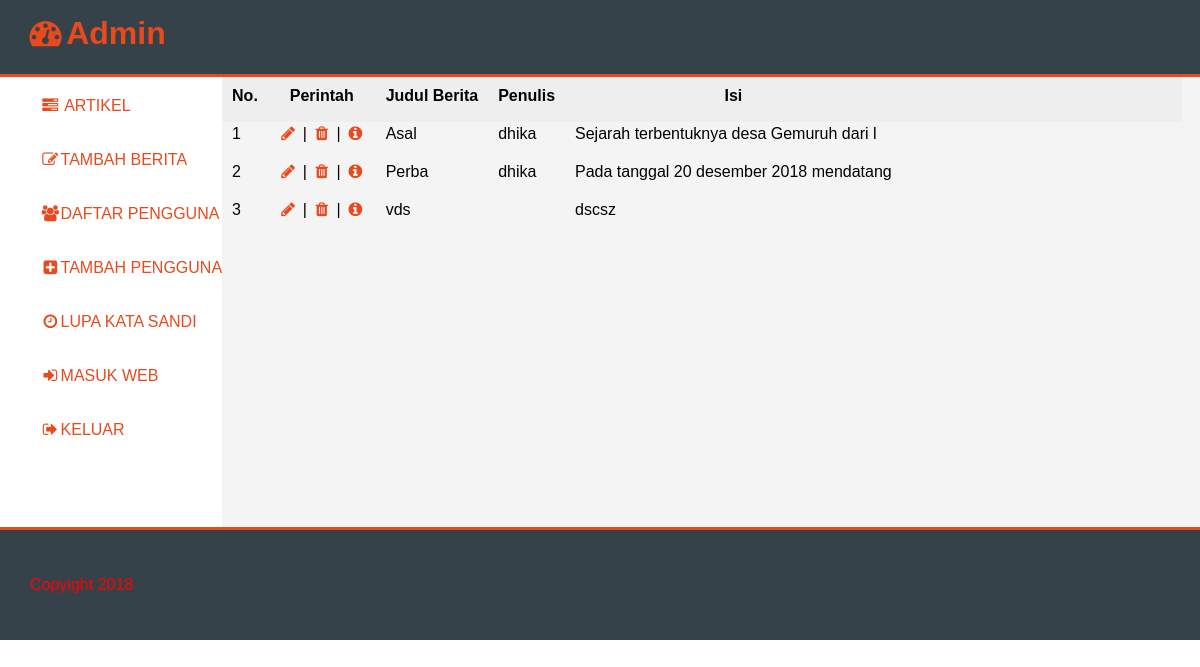
Page /dashboard.php on the committed database.
### tables this page shows
CREATE TABLE `artikel` (
  `Judul` varchar(50) NOT NULL,
  `Penulis` varchar(20) NOT NULL,
  `Isi` text NOT NULL,
  `ID` int(11) NOT NULL
);

### proses_berita.php (called while the page is built, shortened)
<?php
$conn = mysqli_connect("localhost", "root", "", "webdesa");
function query($query) {
  global $conn;
  $result = mysqli_query($conn, $query);
  $rows = [];
  while($row = mysqli_fetch_assoc($result)){
    $rows[] = $row;
  }
  return $rows;
}
 ?>

### dashboard.php (the view, shortened to what this page needs)
<?php
require 'proses_berita.php';
$artikel = query("SELECT * FROM artikel");
?>
<!DOCTYPE html>
<html>
<head>
	<link rel="stylesheet" href="css/dashboard.css">
  <link href="font-awesome/css/font-awesome.min.css" rel="stylesheet" type="text/css">
</head>
<body>
	<div class="wrap">
		<div class="menu">
      <ul>
        <h1><i class="fa fa-dashboard fa-fw"> </i>Admin</h1>
      </ul>
		</div>
		<div class="badan">
			<div class="sidebar" style="text-align:left;">
				<ul>
					<li>
						<a href="dashboard.php"> <i class="fa fa-tasks fa-fw" ></i> ARTIKEL</a><br>
					</li><br><br>
					<li>
						<a href="Tambah_berita.php">  <i class="fa fa-pencil-square-o fa-fw" ></i>TAMBAH BERITA</a>
					</li><br><br>
					<li>
						<a href="User.php" > <i class="fa fa-users fa-fw" ></i>DAFTAR PENGGUNA</a>
					</li><br><br>
					<li>
						<a href="Tambah_akun.php"> <i class="fa fa-plus-square fa-fw" ></i>TAMBAH PENGGUNA</a>
					</li><br><br>
					<li>
						<a href="lupa.php"><i class="fa fa-clock-o fa-fw" ></i>LUPA KATA SANDI</a>
					</li><br><br>
					<li>
						<a href="index.HTML" onclick="return confirm('Yakin ingin meninggalkan Dashboard ?');"> <i class="fa fa-sign-in fa-fw" ></i>MASUK WEB</a>
					</li><br><br>
					<li>
						<a href="logout.php" onclick="return confirm('Yakin Ingin Keluar ?');"> <i class="fa fa-sign-out fa-fw" ></i>KELUAR</a>
					</li>
				</ul>
			</div>
			<div class="content">
						<table border="1" cellpadding="10" cellspacing="0">
              <tr>
                <th>No.</th>
                <th>Perintah</th>
                <th>Judul Berita</th>
                <th>Penulis</th>
                <th>Isi</th>
              </tr>
              <?php $i= 1; ?>
              <?php foreach ( $artikel as $row ) : ?>
              <tr>
                <td><?= $i;  ?></td>
                <td>
                  <a href="ubah_berita.php?ID=<?= $row["ID"];?>"><i class="fa fa-pencil fa-fw"></i></a> |
                  <a href="hapus_berita.php?ID=<?= $row["ID"];?>" onclick="return confirm('Yakin Ingin Dihapus?');"><i class="fa fa-trash fa-fw"></i></a> |
									<a href="cek_berita.php?ID=<?= $row["ID"];?>"><i class="fa fa-info-circle fa-fw"></i></a>
                </td>
                <td><?= substr($row["Judul"],0, 5);?></td>
                <td><?= substr($row["Penulis"],5, 10);  ?></td>
                <td><?= substr($row["Isi"],0, 40);  ?></td>
							</tr>
              <?php $i++; ?>
            <?php endforeach; ?>
            </table>
			</div>
		</div>
		<div class="footer">
			<p style="color:red;">Copyight 2018</p>
		</div>
	</div>
</body>
</html>

### css/dashboard.css (style rules this page uses)
body { transform: translatey(-15px); padding: 0; margin: 0; font-family: Arial,Helvetica ,sans-serif; }
.wrap { background: #f4f4f4; width: 100%; margin: 5px auto; }
.wrap .menu { background: #aaa; }
.wrap .menu ul { list-style: none; padding: 0; margin: 0; background: #35424a; overflow: hidden; border-bottom: 3px solid #e8491d; color: #e8491d; }
.wrap .menu ul h1 { margin-left: 25px; list-style: none; }
table,tr,th,td { border:none; }
.badan { height: 450px; }
.wrap .badan .sidebar { background: #ffffff; float: left; height: 100%; }
.wrap .badan .sidebar ul,a { position: relative; color:#e8491d; text-decoration: none; list-style:none; text-align: left; margin-top: 20px; }
.wrap .badan .content { background: #eee; float: left; height: 10%; width: 80%; }
.wrap .footer { bottom: 0; border-top: 3px solid #e8491d; width: 95%; padding: 30px; background: #35424a; }

### rows in the picture
artikel: Judul "Asal", Penulis "dhika", Isi "Sejarah terbentuknya desa Gemuruh dari l"
artikel: Judul "Perba", Penulis "dhika", Isi "Pada tanggal 20 desember 2018 mendatang"
artikel: Judul "vds", Isi "dscsz"
